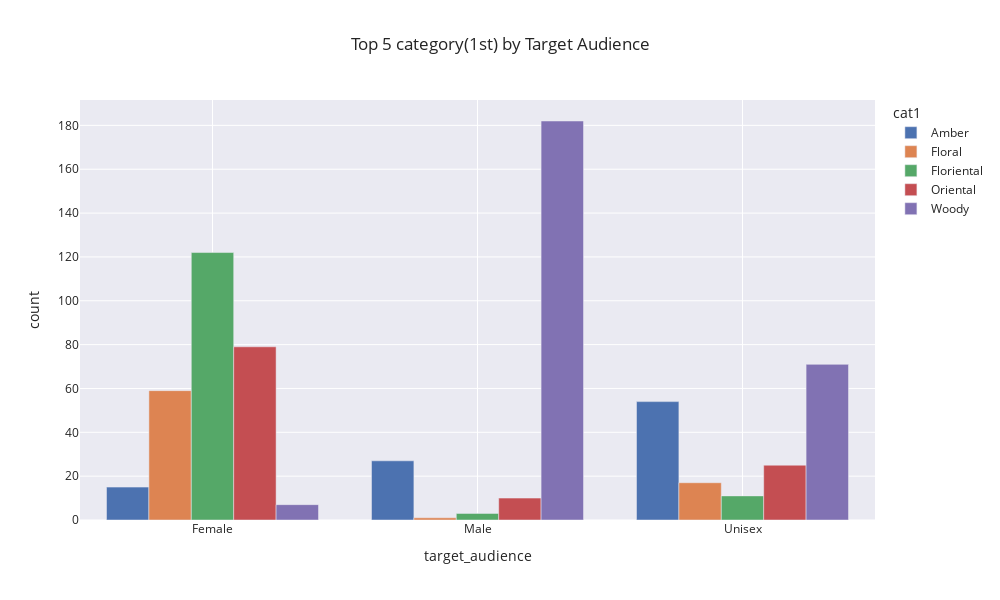

The notebook cell this image was saved under:
### Markdown cell above
- bar chart

### Code cell
fig = px.bar(
    counts,
    x="target_audience",
    y="count",
    color="cat1",
    barmode="group",
    title="Top 5 category(1st) by Target Audience",
    width=1000, height=600,
    template='seaborn'
)
fig.show()

### Figure 1 — Plotly figure (JSON) as saved in the notebook; plotly's stock layout.template omitted (floating-point values rounded to 4 significant figures)
{"data": [{"alignmentgroup": "True", "hovertemplate": "cat1=Amber<br>target_audience=%{x}<br>count=%{y}<extra></extra>", "legendgroup": "Amber", "marker": {"color": "rgb(76,114,176)", "pattern": {"shape": ""}}, "name": "Amber", "offsetgroup": "Amber", "orientation": "v", "showlegend": true, "textposition": "auto", "type": "bar", "x": ["Female", "Male", "Unisex"], "xaxis": "x", "y": [15, 27, 54], "yaxis": "y"}, {"alignmentgroup": "True", "hovertemplate": "cat1=Floral<br>target_audience=%{x}<br>count=%{y}<extra></extra>", "legendgroup": "Floral", "marker": {"color": "rgb(221,132,82)", "pattern": {"shape": ""}}, "name": "Floral", "offsetgroup": "Floral", "orientation": "v", "showlegend": true, "textposition": "auto", "type": "bar", "x": ["Female", "Male", "Unisex"], "xaxis": "x", "y": [59, 1, 17], "yaxis": "y"}, {"alignmentgroup": "True", "hovertemplate": "cat1=Floriental<br>target_audience=%{x}<br>count=%{y}<extra></extra>", "legendgroup": "Floriental", "marker": {"color": "rgb(85,168,104)", "pattern": {"shape": ""}}, "name": "Floriental", "offsetgroup": "Floriental", "orientation": "v", "showlegend": true, "textposition": "auto", "type": "bar", "x": ["Female", "Male", "Unisex"], "xaxis": "x", "y": [122, 3, 11], "yaxis": "y"}, {"alignmentgroup": "True", "hovertemplate": "cat1=Oriental<br>target_audience=%{x}<br>count=%{y}<extra></extra>", "legendgroup": "Oriental", "marker": {"color": "rgb(196,78,82)", "pattern": {"shape": ""}}, "name": "Oriental", "offsetgroup": "Oriental", "orientation": "v", "showlegend": true, "textposition": "auto", "type": "bar", "x": ["Female", "Male", "Unisex"], "xaxis": "x", "y": [79, 10, 25], "yaxis": "y"}, {"alignmentgroup": "True", "hovertemplate": "cat1=Woody<br>target_audience=%{x}<br>count=%{y}<extra></extra>", "legendgroup": "Woody", "marker": {"color": "rgb(129,114,179)", "pattern": {"shape": ""}}, "name": "Woody", "offsetgroup": "Woody", "orientation": "v", "showlegend": true, "textposition": "auto", "type": "bar", "x": ["Female", "Male", "Unisex"], "xaxis": "x", "y": [7, 182, 71], "yaxis": "y"}], "layout": {"barmode": "group", "height": 600, "legend": {"title": {"text": "cat1"}, "tracegroupgap": 0}, "title": {"text": "Top 5 category(1st) by Target Audience"}, "width": 1000, "xaxis": {"anchor": "y", "autorange": true, "domain": [0, 1], "range": [-0.5, 2.5], "title": {"text": "target_audience"}, "type": "category"}, "yaxis": {"anchor": "x", "autorange": true, "domain": [0, 1], "range": [0, 191.6], "title": {"text": "count"}, "type": "linear"}}}
